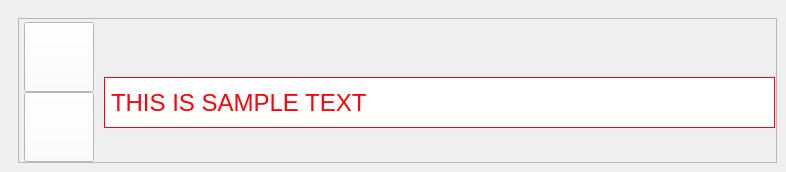
    <widget class="QWidget" name="MAIN">
     <attribute name="title">
      <string>MAIN</string>
     </attribute>
     <widget class="QFrame" name="FRAME_coderate_alternate">
      <property name="geometry">
       <rect>
        <x>18</x>
        <y>18</y>
        <width>759</width>
        <height>145</height>
       </rect>
      </property>
      <property name="frameShape">
       <enum>QFrame::StyledPanel</enum>
      </property>
      <property name="frameShadow">
       <enum>QFrame::Raised</enum>
      </property>
      <widget class="QPushButton" name="PB_coderate_selector_down">
       <property name="geometry">
        <rect>
         <x>6</x>
         <y>74</y>
         <width>70</width>
         <height>70</height>
        </rect>
       </property>
       <property name="minimumSize">
        <size>
         <width>70</width>
         <height>70</height>
        </size>
       </property>
       <property name="maximumSize">
        <size>
         <width>70</width>
         <height>70</height>
        </size>
       </property>
       <property name="styleSheet">
        <string notr="true">background-color: rgb(255, 255, 255);</string>
       </property>
       <property name="icon">
        <iconset resource="QTResources.qrc">
         <normaloff>:/ICONS/ICONS/down 64 x 64.png</normaloff>:/ICONS/ICONS/down 64 x 64.png</iconset>
       </property>
       <property name="iconSize">
        <size>
         <width>64</width>
         <height>64</height>
        </size>
       </property>
       <property name="autoRepeat">
        <bool>true</bool>
       </property>
      </widget>
      <widget class="QPushButton" name="PB_coderate_selector_up">
       <property name="geometry">
        <rect>
         <x>6</x>
         <y>4</y>
         <width>70</width>
         <height>70</height>
        </rect>
       </property>
       <property name="minimumSize">
        <size>
         <width>70</width>
         <height>70</height>
        </size>
       </property>
       <property name="maximumSize">
        <size>
         <width>70</width>
         <height>70</height>
        </size>
       </property>
       <property name="font">
        <font>
         <family>Arial</family>
        </font>
       </property>
       <property name="autoFillBackground">
        <bool>false</bool>
       </property>
       <property name="styleSheet">
        <string notr="true">background-color: rgb(255, 255, 255);</string>
       </property>
       <property name="icon">
        <iconset resource="QTResources.qrc">
         <normaloff>:/ICONS/ICONS/up 64 x 64.png</normaloff>:/ICONS/ICONS/up 64 x 64.png</iconset>
       </property>
       <property name="iconSize">
        <size>
         <width>64</width>
         <height>64</height>
        </size>
       </property>
       <property name="autoRepeat">
        <bool>true</bool>
       </property>
      </widget>
      <widget class="QLabel" name="LBL_coderate_selection">
       <property name="geometry">
        <rect>
         <x>86</x>
         <y>59</y>
         <width>671</width>
         <height>51</height>
        </rect>
       </property>
       <property name="font">
        <font>
         <pointsize>18</pointsize>
        </font>
       </property>
       <property name="styleSheet">
        <string notr="true">background-color: rgb(255, 255, 255);
color: rgb(252, 1, 7);</string>
       </property>
       <property name="frameShape">
        <enum>QFrame::Box</enum>
       </property>
       <property name="frameShadow">
        <enum>QFrame::Plain</enum>
       </property>
       <property name="text">
        <string>THIS IS SAMPLE TEXT</string>
       </property>
       <property name="textFormat">
        <enum>Qt::PlainText</enum>
       </property>
      </widget>
     </widget>
    </widget>
